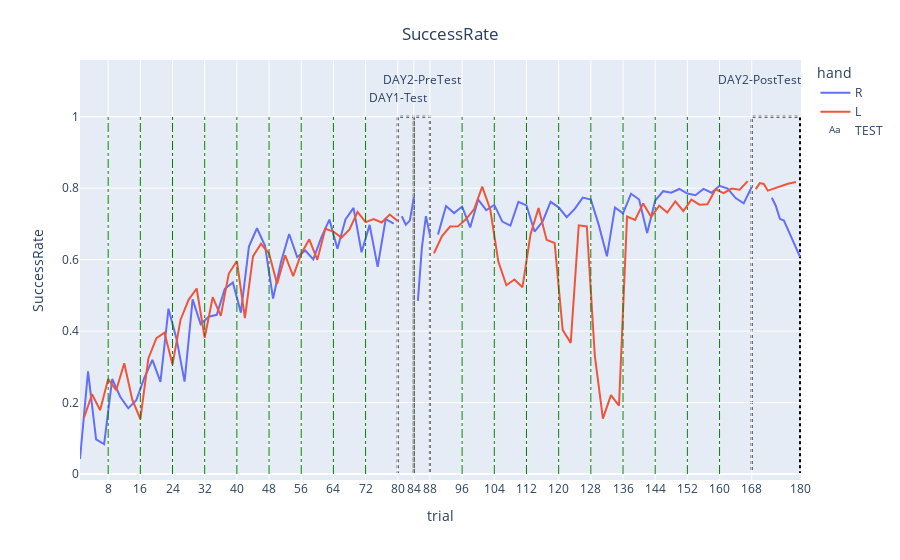

Notebook code cell kept with this figure:
### Code cell
SRplot_L=SRplotdat[SRplotdat.hand=='L']
SRplot_R=SRplotdat[SRplotdat.hand=='R']
SRplot_day1Train=SRplotdat[SRplotdat.TEST=='Day1-Training']
SRplot_day1Test=SRplotdat[SRplotdat.TEST=='Day1-Test']
SRplot_day2Train=SRplotdat[SRplotdat.TEST=='Day2-Training']
SRplot_day2PreTest=SRplotdat[SRplotdat.TEST=='Day2-PreTest']
SRplot_day2PostTest=SRplotdat[SRplotdat.TEST=='Day2-PostTest']
SRplot_mean=SRplotdat.groupby('mean_trial').mean()

fig=px.line(SRplotdat,x='trial',y='SuccessRate',color='hand',line_group='TEST')
fig.add_shape(type="rect",x0=80,y0=0,x1=84,y1=1.0,layer='below',line=dict(color="black",dash='dot',width = 2),name='Day1-Test')
fig.add_shape(type="rect",x0=84,y0=0,x1=88,y1=1.0,layer='below',line=dict(color="black",dash='dot',width = 2),name='Day2-PreTest')
fig.add_shape(type="rect",x0=168,y0=0,x1=180,y1=1.0,layer='below',line=dict(color="black",dash='dot',width = 2),name='Day2-PostTest')
for i in range(8,80,8):
    fig.add_shape(dict(type='line',x0=i,y0=0,x1=i,y1=1.0,line=dict(color='green',dash='dashdot',width = 1),name='BLOCK'))
for i in range(96,168,8):
    fig.add_shape(dict(type='line',x0=i,y0=0,x1=i,y1=1.0,line=dict(color='green',dash='dashdot',width = 1),name='BLOCK'))


fig.add_trace(go.Scatter(x=[80,86,170],y=[1.05,1.1,1.1],text=["DAY1-Test","DAY2-PreTest","DAY2-PostTest"],mode="text",name='TEST'))
fig.update_layout(
    title={'text': "SuccessRate",'y':0.95,'x':0.5,'xanchor': 'center','yanchor': 'top'})
fig.update_xaxes(tickvals=list(range(8,81,8))+[84,88]+list(range(96,169,8))+[180])
fig.show()
fig.write_html("GAB-pilot_GAB-A-98-SuccessRate.html")

### Figure 1 — Plotly figure (JSON) as saved in the notebook; plotly's stock layout.template omitted (floating-point values rounded to 4 significant figures)
{"data": [{"hovertemplate": "hand=R<br>TEST=Day1-Training<br>trial=%{x}<br>SuccessRate=%{y}<extra></extra>", "legendgroup": "R", "line": {"color": "#636efa", "dash": "solid"}, "mode": "lines", "name": "R", "orientation": "v", "showlegend": true, "type": "scatter", "x": [1, 3, 5, 7, 9, 11, 13, 15, 17, 19, 21, 23, 25, 27, 29, 31, 33, 35, 37, 39, 41, 43, 45, 47, 49, 51, 53, 55, 57, 59, 61, 63, 65, 67, 69, 71, 73, 75, 77, 79], "xaxis": "x", "y": [0.04194, 0.2875, 0.09667, 0.08333, 0.2658, 0.2161, 0.1839, 0.2067, 0.2694, 0.3194, 0.2581, 0.4628, 0.3781, 0.2586, 0.4886, 0.4194, 0.4403, 0.4456, 0.5181, 0.5358, 0.4517, 0.6367, 0.6878, 0.6386, 0.4911, 0.5947, 0.6717, 0.6069, 0.6256, 0.6006, 0.6625, 0.7119, 0.6303, 0.7125, 0.7447, 0.6206, 0.6972, 0.58, 0.7136, 0.7011], "yaxis": "y"}, {"hovertemplate": "hand=R<br>TEST=Day1-Test<br>trial=%{x}<br>SuccessRate=%{y}<extra></extra>", "legendgroup": "R", "line": {"color": "#636efa", "dash": "solid"}, "mode": "lines", "name": "R", "orientation": "v", "showlegend": false, "type": "scatter", "x": [81, 82, 83, 84], "xaxis": "x", "y": [0.7214, 0.6975, 0.7092, 0.7742], "yaxis": "y"}, {"hovertemplate": "hand=R<br>TEST=Day2-PreTest<br>trial=%{x}<br>SuccessRate=%{y}<extra></extra>", "legendgroup": "R", "line": {"color": "#636efa", "dash": "solid"}, "mode": "lines", "name": "R", "orientation": "v", "showlegend": false, "type": "scatter", "x": [85, 86, 87, 88], "xaxis": "x", "y": [0.4844, 0.6336, 0.7217, 0.6689], "yaxis": "y"}, {"hovertemplate": "hand=R<br>TEST=Day2-Training<br>trial=%{x}<br>SuccessRate=%{y}<extra></extra>", "legendgroup": "R", "line": {"color": "#636efa", "dash": "solid"}, "mode": "lines", "name": "R", "orientation": "v", "showlegend": false, "type": "scatter", "x": [90, 92, 94, 96, 98, 100, 102, 104, 106, 108, 110, 112, 114, 116, 118, 120, 122, 124, 126, 128, 130, 132, 134, 136, 138, 140, 142, 144, 146, 148, 150, 152, 154, 156, 158, 160, 162, 164, 166, 168], "xaxis": "x", "y": [0.67, 0.7503, 0.7303, 0.7486, 0.69, 0.7681, 0.7383, 0.7533, 0.7064, 0.6953, 0.7619, 0.7517, 0.6786, 0.7061, 0.7617, 0.7464, 0.7186, 0.7419, 0.7736, 0.7683, 0.6958, 0.6092, 0.7461, 0.7294, 0.7844, 0.7683, 0.6747, 0.7653, 0.7917, 0.7875, 0.7978, 0.785, 0.7803, 0.7981, 0.7872, 0.8067, 0.7986, 0.7722, 0.7575, 0.8033], "yaxis": "y"}, {"hovertemplate": "hand=R<br>TEST=Day2-PostTest<br>trial=%{x}<br>SuccessRate=%{y}<extra></extra>", "legendgroup": "R", "line": {"color": "#636efa", "dash": "solid"}, "mode": "lines", "name": "R", "orientation": "v", "showlegend": false, "type": "scatter", "x": [173, 174, 175, 176, 178, 180], "xaxis": "x", "y": [0.7733, 0.7503, 0.7142, 0.7092, 0.6586, 0.6075], "yaxis": "y"}, {"hovertemplate": "hand=L<br>TEST=Day1-Training<br>trial=%{x}<br>SuccessRate=%{y}<extra></extra>", "legendgroup": "L", "line": {"color": "#EF553B", "dash": "solid"}, "mode": "lines", "name": "L", "orientation": "v", "showlegend": true, "type": "scatter", "x": [2, 4, 6, 8, 10, 12, 14, 16, 18, 20, 22, 24, 26, 28, 30, 32, 34, 36, 38, 40, 42, 44, 46, 48, 50, 52, 54, 56, 58, 60, 62, 64, 66, 68, 70, 72, 74, 76, 78, 80], "xaxis": "x", "y": [0.1575, 0.2231, 0.1786, 0.2656, 0.2344, 0.31, 0.2081, 0.1536, 0.3233, 0.3803, 0.3956, 0.3061, 0.4319, 0.4875, 0.5192, 0.3814, 0.495, 0.4425, 0.5611, 0.5961, 0.4361, 0.6089, 0.6444, 0.6169, 0.5317, 0.6122, 0.5536, 0.6164, 0.6569, 0.5994, 0.6861, 0.6786, 0.6617, 0.6844, 0.7339, 0.705, 0.7136, 0.7039, 0.7261, 0.7081], "yaxis": "y"}, {"hovertemplate": "hand=L<br>TEST=Day2-Training<br>trial=%{x}<br>SuccessRate=%{y}<extra></extra>", "legendgroup": "L", "line": {"color": "#EF553B", "dash": "solid"}, "mode": "lines", "name": "L", "orientation": "v", "showlegend": false, "type": "scatter", "x": [89, 91, 93, 95, 97, 99, 101, 103, 105, 107, 109, 111, 113, 115, 117, 119, 121, 123, 125, 127, 129, 131, 133, 135, 137, 139, 141, 143, 145, 147, 149, 151, 153, 155, 157, 159, 161, 163, 165, 167], "xaxis": "x", "y": [0.6178, 0.6661, 0.6928, 0.6933, 0.7136, 0.7417, 0.8042, 0.7403, 0.5944, 0.5283, 0.5444, 0.5225, 0.6706, 0.7444, 0.6553, 0.6464, 0.4031, 0.3669, 0.6961, 0.6928, 0.33, 0.155, 0.2208, 0.1911, 0.7208, 0.7111, 0.7572, 0.7197, 0.7511, 0.7319, 0.7631, 0.7361, 0.7678, 0.7539, 0.755, 0.7969, 0.7864, 0.7989, 0.7958, 0.8197], "yaxis": "y"}, {"hovertemplate": "hand=L<br>TEST=Day2-PostTest<br>trial=%{x}<br>SuccessRate=%{y}<extra></extra>", "legendgroup": "L", "line": {"color": "#EF553B", "dash": "solid"}, "mode": "lines", "name": "L", "orientation": "v", "showlegend": false, "type": "scatter", "x": [169, 170, 171, 172, 177, 179], "xaxis": "x", "y": [0.7975, 0.8142, 0.8119, 0.7931, 0.8125, 0.8172], "yaxis": "y"}, {"mode": "text", "name": "TEST", "text": ["DAY1-Test", "DAY2-PreTest", "DAY2-PostTest"], "type": "scatter", "x": [80, 86, 170], "y": [1.05, 1.1, 1.1]}], "layout": {"legend": {"title": {"text": "hand"}, "tracegroupgap": 0}, "margin": {"t": 60}, "shapes": [{"layer": "below", "line": {"color": "black", "dash": "dot", "width": 2}, "name": "Day1-Test", "type": "rect", "x0": 80, "x1": 84, "y0": 0, "y1": 1}, {"layer": "below", "line": {"color": "black", "dash": "dot", "width": 2}, "name": "Day2-PreTest", "type": "rect", "x0": 84, "x1": 88, "y0": 0, "y1": 1}, {"layer": "below", "line": {"color": "black", "dash": "dot", "width": 2}, "name": "Day2-PostTest", "type": "rect", "x0": 168, "x1": 180, "y0": 0, "y1": 1}, {"line": {"color": "green", "dash": "dashdot", "width": 1}, "name": "BLOCK", "type": "line", "x0": 8, "x1": 8, "y0": 0, "y1": 1}, {"line": {"color": "green", "dash": "dashdot", "width": 1}, "name": "BLOCK", "type": "line", "x0": 16, "x1": 16, "y0": 0, "y1": 1}, {"line": {"color": "green", "dash": "dashdot", "width": 1}, "name": "BLOCK", "type": "line", "x0": 24, "x1": 24, "y0": 0, "y1": 1}, {"line": {"color": "green", "dash": "dashdot", "width": 1}, "name": "BLOCK", "type": "line", "x0": 32, "x1": 32, "y0": 0, "y1": 1}, {"line": {"color": "green", "dash": "dashdot", "width": 1}, "name": "BLOCK", "type": "line", "x0": 40, "x1": 40, "y0": 0, "y1": 1}, {"line": {"color": "green", "dash": "dashdot", "width": 1}, "name": "BLOCK", "type": "line", "x0": 48, "x1": 48, "y0": 0, "y1": 1}, {"line": {"color": "green", "dash": "dashdot", "width": 1}, "name": "BLOCK", "type": "line", "x0": 56, "x1": 56, "y0": 0, "y1": 1}, {"line": {"color": "green", "dash": "dashdot", "width": 1}, "name": "BLOCK", "type": "line", "x0": 64, "x1": 64, "y0": 0, "y1": 1}, {"line": {"color": "green", "dash": "dashdot", "width": 1}, "name": "BLOCK", "type": "line", "x0": 72, "x1": 72, "y0": 0, "y1": 1}, {"line": {"color": "green", "dash": "dashdot", "width": 1}, "name": "BLOCK", "type": "line", "x0": 96, "x1": 96, "y0": 0, "y1": 1}, {"line": {"color": "green", "dash": "dashdot", "width": 1}, "name": "BLOCK", "type": "line", "x0": 104, "x1": 104, "y0": 0, "y1": 1}, {"line": {"color": "green", "dash": "dashdot", "width": 1}, "name": "BLOCK", "type": "line", "x0": 112, "x1": 112, "y0": 0, "y1": 1}, {"line": {"color": "green", "dash": "dashdot", "width": 1}, "name": "BLOCK", "type": "line", "x0": 120, "x1": 120, "y0": 0, "y1": 1}, {"line": {"color": "green", "dash": "dashdot", "width": 1}, "name": "BLOCK", "type": "line", "x0": 128, "x1": 128, "y0": 0, "y1": 1}, {"line": {"color": "green", "dash": "dashdot", "width": 1}, "name": "BLOCK", "type": "line", "x0": 136, "x1": 136, "y0": 0, "y1": 1}, {"line": {"color": "green", "dash": "dashdot", "width": 1}, "name": "BLOCK", "type": "line", "x0": 144, "x1": 144, "y0": 0, "y1": 1}, {"line": {"color": "green", "dash": "dashdot", "width": 1}, "name": "BLOCK", "type": "line", "x0": 152, "x1": 152, "y0": 0, "y1": 1}, {"line": {"color": "green", "dash": "dashdot", "width": 1}, "name": "BLOCK", "type": "line", "x0": 160, "x1": 160, "y0": 0, "y1": 1}], "title": {"text": "SuccessRate", "x": 0.5, "xanchor": "center", "y": 0.95, "yanchor": "top"}, "xaxis": {"anchor": "y", "domain": [0, 1], "tickvals": [8, 16, 24, 32, 40, 48, 56, 64, 72, 80, 84, 88, 96, 104, 112, 120, 128, 136, 144, 152, 160, 168, 180], "title": {"text": "trial"}}, "yaxis": {"anchor": "x", "domain": [0, 1], "title": {"text": "SuccessRate"}}}}
